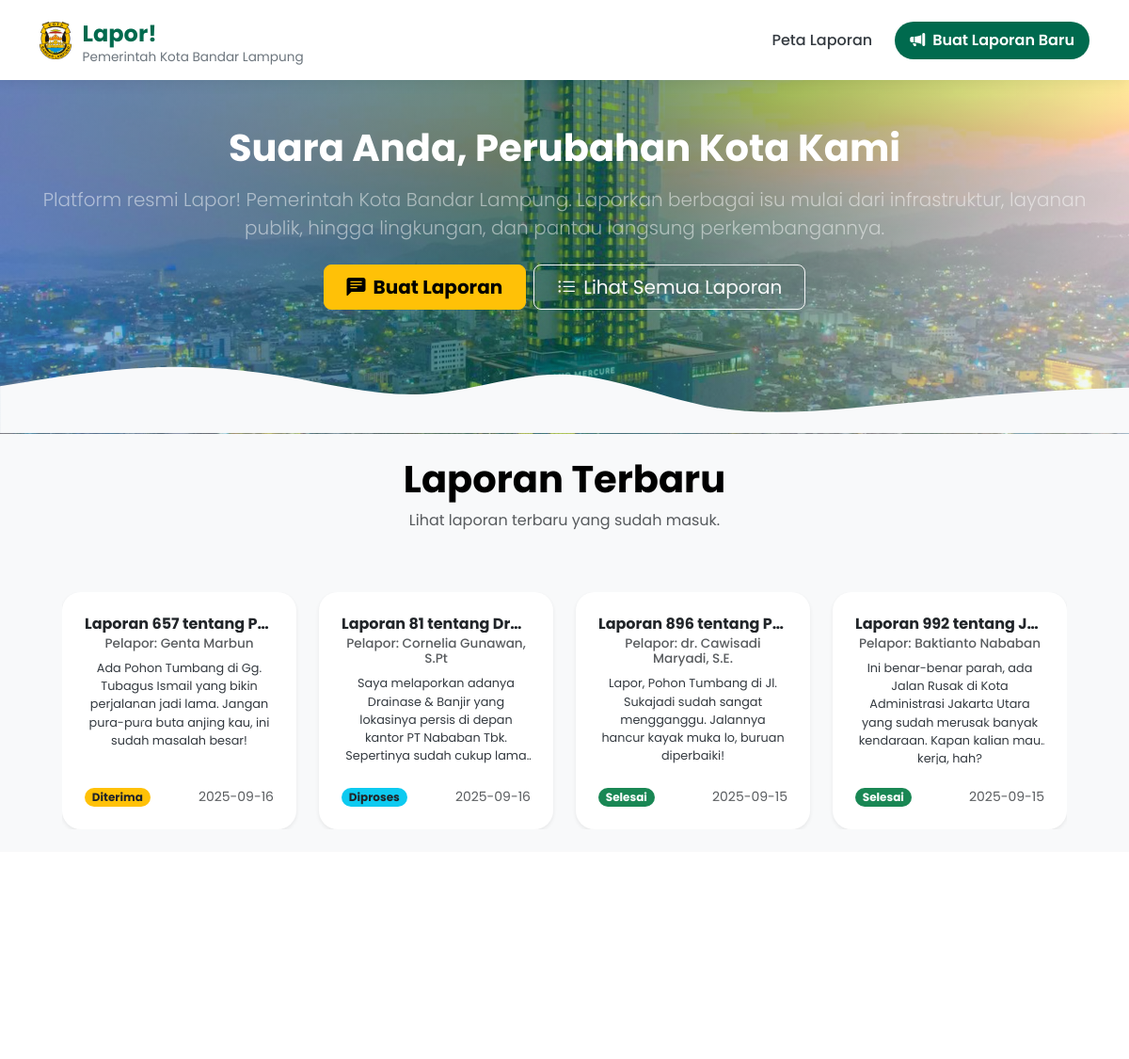
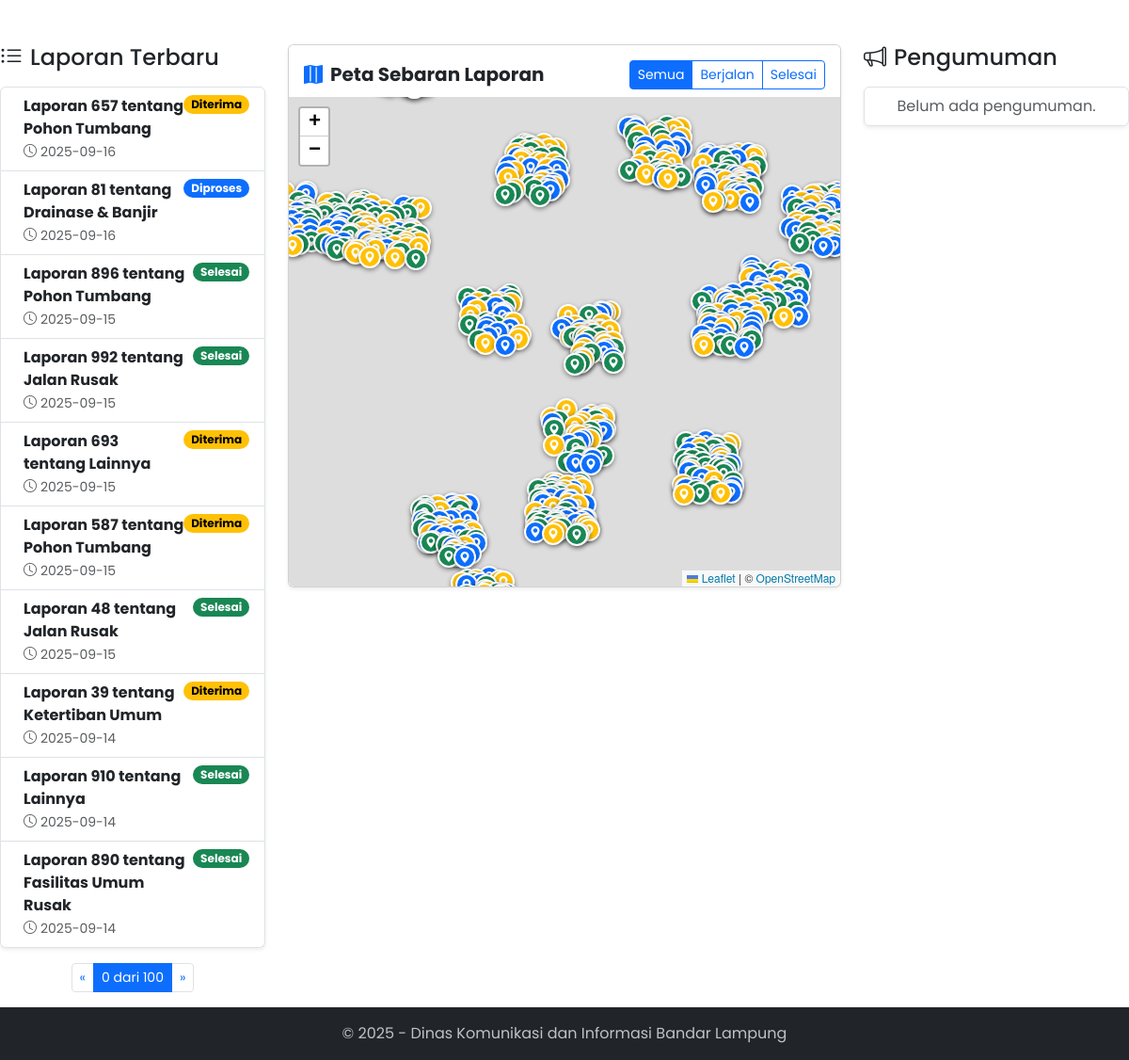
The page /?laporan_page=0&pengumuman_page=1 on the database its author committed (2 pictures, top to bottom).
### tables this page shows
CREATE TABLE laporan (
    id INTEGER PRIMARY KEY AUTOINCREMENT,
    nomor_laporan TEXT NOT NULL UNIQUE,
    nama_pelapor TEXT NOT NULL,
    no_whatsapp TEXT,
    judul TEXT NOT NULL,
    deskripsi TEXT NOT NULL,
    -- PERUBAHAN UTAMA: Menggunakan Foreign Key ke tabel kategori
    kategori_id INTEGER NOT NULL,
    kecamatan TEXT,
    kelurahan TEXT,
    foto TEXT,
    foto_selesai TEXT,
    dinas_penugas TEXT,
    pengumuman_publik TEXT,
    latitude REAL NOT NULL,
    longitude REAL NOT NULL,
    status TEXT NOT NULL DEFAULT 'Diterima',
    support_count INTEGER DEFAULT 0,
    timestamp DATETIME DEFAULT CURRENT_TIMESTAMP,
    -- Mendefinisikan hubungan antar tabel
    FOREIGN KEY (kategori_id) REFERENCES kategori (id)
);

### app.py (the view)
@app.route('/')
def index():
    laporan_page = request.args.get('laporan_page', 1, type=int)
    laporan_per_page = 10
    laporan_offset = (laporan_page - 1) * laporan_per_page
    pengumuman_page = request.args.get('pengumuman_page', 1, type=int)
    pengumuman_per_page = 5
    pengumuman_offset = (pengumuman_page - 1) * pengumuman_per_page
    conn = get_db_connection()
    query_all = """
        SELECT l.id, l.judul, k.nama_kategori, l.status, l.latitude, l.longitude, l.support_count
        FROM laporan l JOIN kategori k ON l.kategori_id = k.id
    """
    query_paginated = """
        SELECT l.*, k.nama_kategori
        FROM laporan l JOIN kategori k ON l.kategori_id = k.id
        ORDER BY l.timestamp DESC LIMIT ? OFFSET ?
    """
    all_laporan_rows = conn.execute(query_all).fetchall()
    paginated_laporan_rows = conn.execute(query_paginated, (laporan_per_page, laporan_offset)).fetchall()
    total_laporan = conn.execute('SELECT COUNT(id) FROM laporan').fetchone()[0]
    paginated_pengumuman_rows = conn.execute(
        "SELECT id, judul, pengumuman_publik, timestamp FROM laporan WHERE pengumuman_publik IS NOT NULL AND pengumuman_publik != '' AND status != 'Selesai' ORDER BY timestamp DESC LIMIT ? OFFSET ?",
        (pengumuman_per_page, pengumuman_offset)
    ).fetchall()
    total_pengumuman = conn.execute("SELECT COUNT(id) FROM laporan WHERE pengumuman_publik IS NOT NULL AND pengumuman_publik != '' AND status != 'Selesai'").fetchone()[0]
    conn.close()
    all_laporan_list = [dict(row) for row in all_laporan_rows]
    paginated_laporan_list = [dict(row) for row in paginated_laporan_rows]
    paginated_pengumuman_list = [dict(row) for row in paginated_pengumuman_rows]
    total_laporan_pages = math.ceil(total_laporan / laporan_per_page)
    total_pengumuman_pages = math.ceil(total_pengumuman / pengumuman_per_page)
    return render_template(
        'home.html',
        all_laporan_list=all_laporan_list,
        paginated_laporan_list=paginated_laporan_list,
        paginated_pengumuman_list=paginated_pengumuman_list,
        laporan_pagination={'page': laporan_page, 'total_pages': total_laporan_pages},
        pengumuman_pagination={'page': pengumuman_page, 'total_pages': total_pengumuman_pages}
    )

### app.py (called while the page is built)
def get_db_connection():
    conn = sqlite3.connect(DATABASE, detect_types=sqlite3.PARSE_DECLTYPES | sqlite3.PARSE_COLNAMES)
    conn.row_factory = sqlite3.Row
    return conn

### templates/home.html (shortened to what this page needs)
{% extends "layout.html" %} {% block title %}Dashboard Publik Lapor!{% endblock %} {% block content %}
<div class="section" id="hero">
     <div class="container py-5 text-center">
          <h1 class="display-6 fw-bold text-white mb-3">Suara Anda, Perubahan Kota Kami</h1>
          <p class="lead text-white-50">Platform resmi Lapor! Pemerintah Kota Bandar Lampung. Laporkan berbagai isu mulai dari infrastruktur, layanan publik, hingga lingkungan, dan pantau langsung perkembangannya.</p>
          <div class="d-grid gap-2 d-sm-flex justify-content-sm-center mt-4">
               <a href="{{ url_for('lapor') }}" class="btn btn-warning btn-lg px-4 gap-3 fw-bold laporan"> <i class="bi bi-chat-left-text-fill me-2"></i>Buat Laporan </a>
               <a href="{{ url_for('index') }}" class="btn btn-outline-light btn-lg px-4"> <i class="bi bi-list-ul me-2"></i>Lihat Semua Laporan </a>
          </div>
     </div>
</div>
<div class="section" id="peta">
     <div class="container-md text-center">
          <div class="row p-4 justify-content-around align-items-center">
               <div class="col-12 text-center mb-5">
                    <h4 class="display-6 fw-bold text-black">Laporan Terbaru</h4>
                    <p class="text-muted">Lihat laporan terbaru yang sudah masuk.</p>
               </div>
               <div class="col-12">
                    <div id="laporanCarousel" class="carousel slide" data-bs-ride="carousel">
                         <div class="carousel-inner" role="listbox">
                              {% set chunk_size = 4 %} {% set chunks = (paginated_laporan_list | batch(chunk_size)) %} {% for chunk in chunks %}
                              <div class="carousel-item {% if loop.first %}active{% endif %}">
                                   <div class="row g-4">
                                        {% for laporan in chunk %}
                                        <div class="col-lg-3 col-md-6">
                                             <a href="{{ url_for('detail_laporan', laporan_id=laporan.id) }}" class="card laporan-card shadow-sm h-100">
                                                  <div class="card-body d-flex flex-column">
                                                       <h5 class="card-title fw-bold text-truncate">{{ laporan.judul }}</h5>
                                                       <h6 class="card-subtitle mb-2 text-muted">Pelapor: {{ laporan.nama_pelapor }}</h6>
                                                       <p class="card-text flex-grow-1">{{ laporan.deskripsi }}</p>
                                                       <div class="d-flex justify-content-between align-items-center mt-auto pt-2">
                                                            <span
                                                                 class="badge {% if laporan.status == 'Diterima' %}bg-warning text-dark{% elif laporan.status == 'Diproses' %}bg-info text-dark{% elif laporan.status == 'Selesai' %}bg-success{% else %}bg-secondary{% endif %} rounded-pill"
                                                            >
                                                                 {{ laporan.status }}
                                                            </span>
                                                            <small class="text-muted">{{ laporan.timestamp.split(' ')[0] }}</small>
                                                       </div>
                                                  </div>
                                             </a>
                                        </div>
                                        {% endfor %}
                                   </div>
                              </div>
                              {% endfor %}
                         </div>
                         <button class="carousel-control-prev" type="button" data-bs-target="#laporanCarousel" data-bs-slide="prev">
                              <span class="carousel-control-prev-icon" aria-hidden="true"></span>
                         </button>
                         <button class="carousel-control-next" type="button" data-bs-target="#laporanCarousel" data-bs-slide="next">
                              <span class="carousel-control-next-icon" aria-hidden="true"></span>
                         </button>
                    </div>
               </div>
          </div>
     </div>
</div>
<div class="section">
</div>
<div class="row g-4">
     <div class="col-lg-3 bg-pr">
          <h4 class="mb-3"><i class="bi bi-list-ul me-2"></i>Laporan Terbaru</h4>
          <div class="list-group shadow-sm listlaporan">
               {% for laporan in paginated_laporan_list %}
               <a href="{{ url_for('detail_laporan', laporan_id=laporan.id) }}" class="list-group-item list-group-item-action d-flex justify-content-between align-items-start">
                    <div class="ms-2 me-auto">
                         <div class="fw-bold">{{ laporan.judul }}</div>
                         <small class="text-muted"><i class="bi bi-clock me-1"></i>{{ laporan.timestamp.split(' ')[0] }}</small>
                    </div>
                    <span
                         class="badge {% if laporan.status == 'Diterima' %}text-bg-warning {% elif laporan.status == 'Diproses' %}text-bg-primary {% elif laporan.status == 'Selesai' %}text-bg-success {% else %}text-bg-secondary {% endif %} rounded-pill"
                         style="font-size: 0.75rem"
                         >{{ laporan.status }}</span
                    >
               </a>
               {% else %}
               <div class="list-group-item text-center text-muted">Belum ada laporan.</div>
               {% endfor %}
          </div>
          {% if laporan_pagination.total_pages > 1 %}
          <nav class="mt-3">
               <ul class="pagination pagination-sm justify-content-center">
                    <li class="page-item {% if laporan_pagination.page == 1 %}disabled{% endif %}">
                         <a class="page-link" href="{{ url_for('index', laporan_page=laporan_pagination.page - 1, pengumuman_page=pengumuman_pagination.page) }}">&laquo;</a>
                    </li>
                    <li class="page-item active">
                         <span class="page-link">{{ laporan_pagination.page }} dari {{ laporan_pagination.total_pages }}</span>
                    </li>
                    <li class="page-item {% if laporan_pagination.page == laporan_pagination.total_pages %}disabled{% endif %}">
                         <a class="page-link" href="{{ url_for('index', laporan_page=laporan_pagination.page + 1, pengumuman_page=pengumuman_pagination.page) }}">&raquo;</a>
                    </li>
               </ul>
          </nav>
          {% endif %}
     </div>
     <div class="col-lg-6">
          <div class="card shadow-sm">
               <div class="card-header bg-white border-0 pt-3">
                    <div class="d-flex justify-content-between align-items-center">
                         <h5 class="mb-0 fw-bold"><i class="bi bi-map-fill me-2 text-primary"></i>Peta Sebaran Laporan</h5>
                         <div class="btn-group btn-group-sm" role="group">
                              <label class="btn btn-outline-primary" for="filter_semua">Semua</label>
                              <label class="btn btn-outline-primary" for="filter_berjalan">Berjalan</label>
                              <label class="btn btn-outline-primary" for="filter_selesai">Selesai</label>
                         </div>
                    </div>
               </div>
               <div class="card-body p-0">
                    <div id="map" style="height: 520px; border-radius: 0 0 0.375rem 0.375rem"></div>
               </div>
          </div>
     </div>
     <div class="col-lg-3">
          <h4 class="mb-3"><i class="bi bi-megaphone me-2"></i>Pengumuman</h4>
          <div class="list-group shadow-sm">
               {% for p in paginated_pengumuman_list %}
               <a href="{{ url_for('detail_laporan', laporan_id=p.id) }}" class="list-group-item list-group-item-action">
                    <div class="fw-bold">Re: {{ p.judul }}</div>
                    <p class="mb-1 small text-muted">"{{ p.pengumuman_publik|truncate(80) }}"</p>
                    <small class="text-muted"><i class="bi bi-calendar-check me-1"></i>{{ p.timestamp.split(' ')[0] }}</small>
               </a>
               {% else %}
               <div class="list-group-item text-center text-muted">Belum ada pengumuman.</div>
               {% endfor %}
          </div>
     </div>
</div>
{% endblock %}

### templates/layout.html (style rules this page uses)
:root { --primary-color: #006a4e; --secondary-color: #4a90e2; --light-bg: #fdfdff; --dark-text: #343a40; --light-text: #ffffff; --font-family-main: "Poppins", sans-serif; }
body { font-family: var(--font-family-main); display: flex; flex-direction: column; min-height: 100vh; width: 100%; margin: 0 !important; padding: 0 !important; gap: 0 !important; }
.section#hero { background-image: linear-gradient(to right, #4a90e299, #006a4e99, #ffffff99), url("../static/img/bg2.jpg"); background-repeat: no-repeat; background-size: cover; background-position: center; display: flex; flex-direction: column; justify-content: flex-end; margin: 0 !important; flex-grow: 1; }
#peta { min-height: 50vh; background-color: #f8f9fa; }
.laporan-card { border: none; border-radius: 1.25rem; transition: transform 0.3s ease, box-shadow 0.3s ease; overflow: hidden; text-decoration: none; }
.laporan-card .card-body { padding: 1.5rem; display: flex; flex-direction: column; }
.laporan-card .card-title { font-size: 1rem; font-weight: 700; margin-bottom: 0.5rem; }
.laporan-card .card-subtitle { font-size: 0.85rem; margin-bottom: 0.75rem; }
.laporan-card .card-text { font-size: 0.8rem; color: var(--dark-text); line-height: 1.5; flex-grow: 1; display: -webkit-box; -webkit-line-clamp: 5; -webkit-box-orient: vertical; overflow: hidden; text-overflow: ellipsis; }
.laporan-card .badge { font-size: 0.75rem; }

### rows shown on the page
laporan: judul "Laporan 657 tentang P…", nama_pelapor "Genta Marbun", deskripsi "Ada Pohon Tumbang di Gg. Tubagus Ismail yang bikin perjalanan jadi lama. Jangan pura-pura buta anjing kau, ini sudah masalah besar!", status "Diterima", timestamp "2025-09-16", judul "Laporan 657 tentang Pohon Tumbang"
laporan: judul "Laporan 81 tentang Dr…", nama_pelapor "Cornelia Gunawan, S.Pt", deskripsi "Saya melaporkan adanya Drainase & Banjir yang lokasinya persis di depan kantor PT Nababan Tbk. Sepertinya sudah cukup…", status "Diproses", timestamp "2025-09-16", judul "Laporan 81 tentang Drainase & Banjir"
laporan: judul "Laporan 896 tentang P…", nama_pelapor "dr. Cawisadi Maryadi, S.E.", deskripsi "Lapor, Pohon Tumbang di Jl. Sukajadi sudah sangat mengganggu. Jalannya hancur kayak muka lo, buruan diperbaiki!", status "Selesai", timestamp "2025-09-15", judul "Laporan 896 tentang Pohon Tumbang"
laporan: judul "Laporan 992 tentang J…", nama_pelapor "Baktianto Nababan", deskripsi "Ini benar-benar parah, ada Jalan Rusak di Kota Administrasi Jakarta Utara yang sudah merusak banyak kendaraan. Kapan kalian mau kerja, hah?", status "Selesai", timestamp "2025-09-15", judul "Laporan 992 tentang Jalan Rusak"
laporan: judul "Laporan 693 tentang Lainnya", timestamp "2025-09-15", status "Diterima"
laporan: judul "Laporan 587 tentang Pohon Tumbang", timestamp "2025-09-15", status "Diterima"
laporan: judul "Laporan 48 tentang Jalan Rusak", timestamp "2025-09-15", status "Selesai"
laporan: judul "Laporan 39 tentang Ketertiban Umum", timestamp "2025-09-14", status "Diterima"
laporan: judul "Laporan 910 tentang Lainnya", timestamp "2025-09-14", status "Selesai"
laporan: judul "Laporan 890 tentang Fasilitas Umum Rusak", timestamp "2025-09-14", status "Selesai"

### other values the page prints
{{ laporan_pagination.page }} "0"
{{ laporan_pagination.total_pages }} "100"
